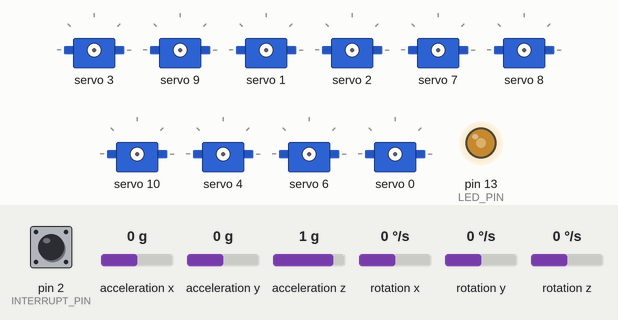
The sketch below on a simulated Arduino Uno, built with avr-gcc and run on an emulated ATmega328P. Shown: 10 × servo, output pins drawn as LEDs (lit = HIGH). The inputs (shaded band) are chosen by the test bench; at power-on: acceleration x 0 g, pin 2 (INTERRUPT_PIN) LOW, acceleration y 0 g, acceleration z 1 g, rotation x 0 °/s, rotation y 0 °/s, rotation z 0 °/s. The sensor or clock chip raises its interrupt line as the real part does; what the sketch prints to the serial monitor is not drawn.

Above: at 1.7 s.
1.8 s: acceleration x set to -1.4 g
4.8 s: pin 2 (INTERRUPT_PIN) pulled HIGH for 0.15 s
At 6.14 s:
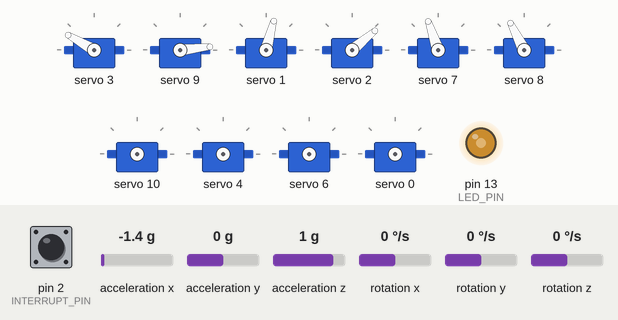
7.8 s: acceleration y set to -1.4 g
At 10.49 s:
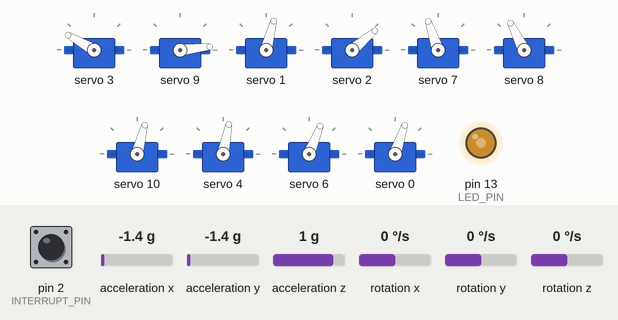
10.8 s: acceleration x set to 0 g
At 11.15 s:
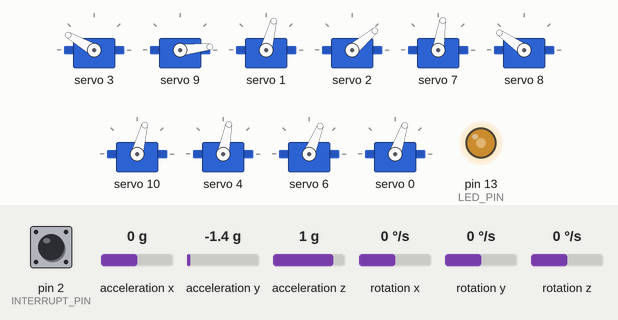
13.8 s: acceleration y set to 0.8 g
At 16.52 s:
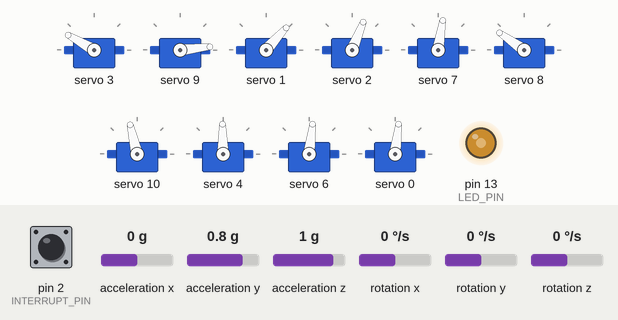
16.8 s: acceleration x set to 0.1 g
Timing chart, 0 to 22.5 s (numbered marks = the images above; inputs shaded):
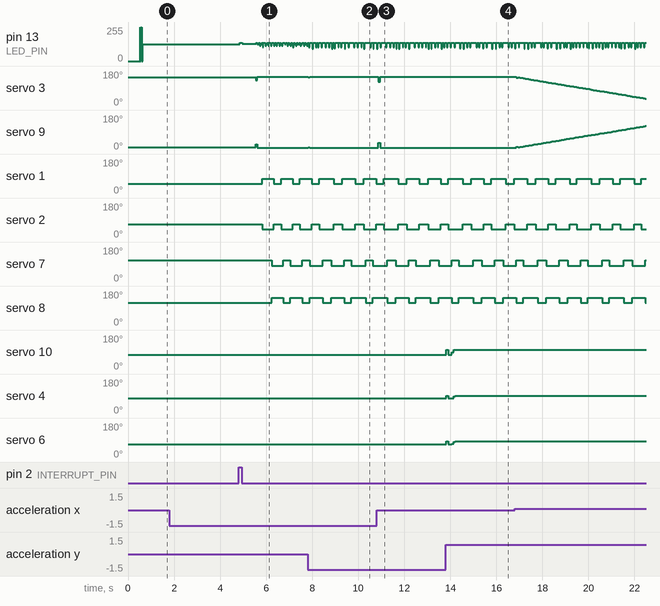

Measured:
- after the input at 1.8 s, every drawn part: stays the same
- after the input at 7.8 s, servo 3: 150° → 148° at once, → 150° 0.07 s later; servo 9: 6° → 8° at once, → 6° 0.07 s later
- after the input at 10.8 s, servo 3: 150° → 124° after 0.08 s, → 150° 0.07 s later; servo 9: 6° → 32° after 0.08 s, → 6° 0.07 s later
- after the input at 13.8 s, servo 4: 79° → 91° at once, → 79° 0.07 s later, → 88° 0.25 s later, → 91° 0.07 s later; servo 0: 71° → 83° at once, → 71° 0.07 s later, → 82° 0.25 s later, → 83° 0.07 s later
- by itself, servo 1: alternates 75° for 0.62 s and 48° for 0.31 s
- by itself, servo 2: alternates 68° for 0.31 s and 40° for 0.62 s
- by itself, servo 7: alternates 109° for 0.34 s and 81° for 0.59 s
- by itself, servo 8: alternates 145° for 0.59 s and 117° for 0.34 s

The sketch:

MPU6050_selfBalancingXY_V2.ino
```cpp
/*
 * Starting with self balancing from front to back and then left to right.
 */

#include "I2Cdev.h"
#include "MPU6050_6Axis_MotionApps20.h"
#if I2CDEV_IMPLEMENTATION == I2CDEV_ARDUINO_WIRE
    #include "Wire.h"
#endif

#include <PID_v1.h>
#include <Adafruit_PWMServoDriver.h>
// called this way, it uses the default address 0x40
Adafruit_PWMServoDriver pwm = Adafruit_PWMServoDriver();
#define SERVOMIN  150 // this is the 'minimum' pulse length count (out of 4096)
#define SERVOMAX  500 //this is the 'maximum' pulse length count (out of 4096)
#define SERVOS_ARRAY_SIZE 16
//Home positions                        |-Left(Black) leg| x  |-Right(White) leg|  x RA LA  x  x
//Home positions                         0  1    2   3   4  5   6   7    8  9  10 11 12 13 14 15
//int homePositions[SERVOS_ARRAY_SIZE] = {-8, 0, -90, 15, 15, 0, -5, 15, 176, 0, 55, 0, 0, 0, 0, 0};
//int targetPositions[SERVOS_ARRAY_SIZE];
//long currentPosition[SERVOS_ARRAY_SIZE] = {0, 0, 0, 0, 0, 0, 0, 0, 0, 0, 0, 0, 0, 0 ,0, 0};

//Servo legs identifiers
#define hipFB_R 9 //Hip front back
#define hipFB_L 3
#define hipLR_R 10 //Hip left right
#define hipLR_L 4
#define ankleLR_R 6
#define ankleLR_L 0

#define CONTRPOS1 -70//Leg up --
#define CONTRPOS2 -20//++
#define CONTRPOS7 85//++
#define CONTRPOS8 106//--
#define EXTENPOS1 0
#define EXTENPOS2 -90
#define EXTENPOS7 15
#define EXTENPOS8 176

unsigned long prevStabMillis = 0;
int stabilizationWaitMillis = 5000;
boolean doneStabilizing = false;
unsigned long previousMillisStep = 0;
int millisBetweenStep = 400;
unsigned long previousMillisSpeed = 0;
unsigned long previousMillisContractedL = 0;
unsigned long previousMillisContractedR = 0;
int contractedLegWaitMillis = 300;
boolean isLeftStep = false,
        isContractingLeft = true,
        isContractingRight = true,
        isLeftContracted = false,
        isRightContracted = false;

float Kp = 0.5;
float Ki = 30;
float Kd = 0.05;
//Define Variables we'll be connecting to
double SetpointBF, InputBF, OutputBF,
       SetpointLR, InputLR, OutputLR;
//Specify the links and initial tuning parameters
PID bfPID(&InputBF, &OutputBF, &SetpointBF,Kp,Ki,Kd, DIRECT);
PID lrPID(&InputLR, &OutputLR, &SetpointLR,Kp,Ki,Kd, DIRECT);

// class default I2C address is 0x68
// specific I2C addresses may be passed as a parameter here (MPU6050 mpu(0x69);)
// AD0 low = 0x68 (default for SparkFun breakout and InvenSense evaluation board)
// AD0 high = 0x69
MPU6050 mpu;

#define INTERRUPT_PIN 2  // use pin 2 on Arduino Uno & most boards
#define LED_PIN 13 // (Arduino is 13, Teensy is 11, Teensy++ is 6)
bool blinkState = false;

// MPU control/status vars
bool dmpReady = false;  // set true if DMP init was successful
uint8_t mpuIntStatus;   // holds actual interrupt status byte from MPU
uint8_t devStatus;      // return status after each device operation (0 = success, !0 = error)
uint16_t packetSize;    // expected DMP packet size (default is 42 bytes)
uint16_t fifoCount;     // count of all bytes currently in FIFO
uint8_t fifoBuffer[64]; // FIFO storage buffer

// orientation/motion vars
Quaternion q;           // [w, x, y, z]         quaternion container
VectorFloat gravity;    // [x, y, z]            gravity vector
float ypr[3];           // [yaw, pitch, roll]   yaw/pitch/roll container and gravity vector
int duty = 0;

// ================================================================
// ===               INTERRUPT DETECTION ROUTINE                ===
// ================================================================
volatile bool mpuInterrupt = false;     // indicates whether MPU interrupt pin has gone high
void dmpDataReady() {
    mpuInterrupt = true;
}

// ================================================================
// ===                      INITIAL SETUP                       ===
// ================================================================
void setup() {
    // join I2C bus (I2Cdev library doesn't do this automatically)
    #if I2CDEV_IMPLEMENTATION == I2CDEV_ARDUINO_WIRE
        Wire.begin();
        Wire.setClock(400000); // 400kHz I2C clock. Comment this line if having compilation difficulties
    #elif I2CDEV_IMPLEMENTATION == I2CDEV_BUILTIN_FASTWIRE
        Fastwire::setup(400, true);
    #endif

    Serial.begin(115200);
    while (!Serial); // wait for Leonardo enumeration, others continue immediately

    // initialize device
    Serial.println(F("Initializing I2C devices..."));
    mpu.initialize();
    pinMode(INTERRUPT_PIN, INPUT);

    // verify connection
    Serial.println(F("Testing device connections..."));
    Serial.println(mpu.testConnection() ? F("MPU6050 connection successful") : F("MPU6050 connection failed"));

    // load and configure the DMP
    Serial.println(F("Initializing DMP..."));
    devStatus = mpu.dmpInitialize();

    // supply your own gyro offsets here, scaled for min sensitivity
    mpu.setXGyroOffset(108);
    mpu.setYGyroOffset(-12);
    mpu.setZGyroOffset(25);
    mpu.setZAccelOffset(1492); // 1688 factory default for my test chip

    // make sure it worked (returns 0 if so)
    if (devStatus == 0) {
        // turn on the DMP, now that it's ready
        //Serial.println(F("Enabling DMP..."));
        mpu.setDMPEnabled(true);

        // enable Arduino interrupt detection
        //Serial.println(F("Enabling interrupt detection (Arduino external interrupt 0)..."));
        attachInterrupt(digitalPinToInterrupt(INTERRUPT_PIN), dmpDataReady, RISING);
        mpuIntStatus = mpu.getIntStatus();

        // set our DMP Ready flag so the main loop() function knows it's okay to use it
        //Serial.println(F("DMP ready! Waiting for first interrupt..."));
        dmpReady = true;

        // get expected DMP packet size for later comparison
        packetSize = mpu.dmpGetFIFOPacketSize();
    } else {
        // ERROR!
        // 1 = initial memory load failed
        // 2 = DMP configuration updates failed
        // (if it's going to break, usually the code will be 1)
        Serial.print(F("DMP Initialization failed (code "));
        Serial.print(devStatus);
        Serial.println(F(")"));
    }

    // configure LED for output
    pinMode(LED_PIN, OUTPUT);

    pwm.begin();
    pwm.setPWMFreq(60);

    //Move all servos to home
    //Serial.println(F("Seting robot to home state"));
    //initialize();
    //Serial.println(F("End seting robot to home state"));

    bfPID.SetMode(AUTOMATIC);
    bfPID.SetOutputLimits(-176, 176);
    bfPID.SetControllerDirection(REVERSE);
    bfPID.SetSampleTime(30);

    lrPID.SetMode(AUTOMATIC);
    lrPID.SetOutputLimits(-176, 176);
    //bfPID.SetControllerDirection(REVERSE);
    lrPID.SetSampleTime(30);

    SetpointBF = 0;
    SetpointLR = 0;
    prevStabMillis = millis();
}

// ================================================================
// ===                    MAIN PROGRAM LOOP                     ===
// ================================================================
void loop() {
    // if programming failed, don't try to do anything
    if (!dmpReady) return;

    // wait for MPU interrupt or extra packet(s) available
    while (!mpuInterrupt && fifoCount < packetSize) {

        //doneStabilizing
        if(doneStabilizing){
          InputBF = (ypr[1] * 180/M_PI);
          bfPID.Compute();
          //Serial.print(InputBF);Serial.print(F(","));Serial.println(OutputBF);
          //Substract 15 to one servo because the legs have diference in home position
          setServoPosition(hipFB_L, (OutputBF - 15)*-1);
          setServoPosition(hipFB_R, OutputBF);

          InputLR = (ypr[2] * 180/M_PI);
          //A dead spot to avoid cotinius equilibration movent
          if(abs(InputLR) >= 2) {
            lrPID.Compute();
            //Serial.print(InputLR);Serial.print(F(","));Serial.println(OutputLR);
            //Constraint the output to avoid servos going out of limits
            double constraintOutput, tempOutputLR;
            tempOutputLR = (OutputLR-55)*-1;
            //constraintOutput = constrain(tempOutputLR, -150, 90);
            constraintOutput = constrain(tempOutputLR, 0, 70);
            duty = map(constraintOutput, -176, 176, SERVOMIN, SERVOMAX);
            pwm.setPWM(hipLR_R, 0, duty);
            //setServoPosition(hipLR_R, constraintOutput);
            tempOutputLR = (OutputLR-15)*-1;
            //constraintOutput = constrain(tempOutputLR, -10, 150);
            constraintOutput = constrain(tempOutputLR, 10, 40);
            duty = map(constraintOutput, -176, 176, SERVOMIN, SERVOMAX);
            pwm.setPWM(hipLR_L, 0, duty);
            //setServoPosition(hipLR_L, constraintOutput);
            //constraintOutput = constrain(OutputLR, -40, 40);
            constraintOutput = constrain(OutputLR, -20, 20);
            duty = map(constraintOutput*-1, -176, 176, SERVOMIN, SERVOMAX);
            pwm.setPWM(ankleLR_R, 0, duty);
            //setServoPosition(ankleLR_R, constraintOutput*-1);
            //constraintOutput = constrain(OutputLR, -40, 30);
            constraintOutput = constrain(OutputLR, -20, 10);
            duty = map(constraintOutput*-1, -176, 176, SERVOMIN, SERVOMAX);
            pwm.setPWM(ankleLR_L, 0, duty);
            //setServoPosition(ankleLR_L, constraintOutput*-1);
          }

          //=====In place steps=====
          //Steps ankleL 1, KneeL 2, ankleR 7, KneeR 8
          if(millis() - previousMillisStep > millisBetweenStep) {
            previousMillisStep = millis();
            isLeftStep = !isLeftStep;
            isContractingLeft = true;
            isLeftContracted = false;
            isContractingRight = true;
            isRightContracted = false;
            //Serial.print(F("Contractting left leg? "));
            //Serial.println(isLeftStep);
          }
          //==== Left leg ====
          if(isLeftStep) {
            if(isContractingLeft && !isLeftContracted) {
              duty = map(CONTRPOS1, -176, 176, SERVOMIN, SERVOMAX);
              pwm.setPWM(1, 0, duty);
              duty = map(CONTRPOS2, -176, 176, SERVOMIN, SERVOMAX);
              pwm.setPWM(2, 0, duty);
              isContractingLeft = false;
              previousMillisContractedL = millis();
            } else if(!isLeftContracted) {
              if(millis() - previousMillisContractedL > contractedLegWaitMillis) {
                duty = map(EXTENPOS1, -176, 176, SERVOMIN, SERVOMAX);
                pwm.setPWM(1, 0, duty);
                duty = map(EXTENPOS2, -176, 176, SERVOMIN, SERVOMAX);
                pwm.setPWM(2, 0, duty);
                isLeftContracted = true;
              }
            }
          }
          //==== Right leg =====
          if (!isLeftStep) {
            if(isContractingRight && !isRightContracted) {
              duty = map(CONTRPOS7, -176, 176, SERVOMIN, SERVOMAX);
              pwm.setPWM(7, 0, duty);
              duty = map(CONTRPOS8, -176, 176, SERVOMIN, SERVOMAX);
              pwm.setPWM(8, 0, duty);
              isContractingRight = false;
              previousMillisContractedR = millis();
            } else if(!isRightContracted) {
              if(millis() - previousMillisContractedR > contractedLegWaitMillis) {
                duty = map(EXTENPOS7, -176, 176, SERVOMIN, SERVOMAX);
                pwm.setPWM(7, 0, duty);
                duty = map(EXTENPOS8, -176, 176, SERVOMIN, SERVOMAX);
                pwm.setPWM(8, 0, duty);
                isRightContracted = true;
              }
            }
          }
        }else{
          if(millis() - prevStabMillis > stabilizationWaitMillis) {
            doneStabilizing = true;
          }
        }

    }

    // reset interrupt flag and get INT_STATUS byte
    mpuInterrupt = false;
    mpuIntStatus = mpu.getIntStatus();

    // get current FIFO count
    fifoCount = mpu.getFIFOCount();

    // check for overflow (this should never happen unless our code is too inefficient)
    if ((mpuIntStatus & 0x10) || fifoCount == 1024) {
        // reset so we can continue cleanly
        mpu.resetFIFO();
        Serial.println(F("FIFO overflow!"));

    // otherwise, check for DMP data ready interrupt (this should happen frequently)
    } else if (mpuIntStatus & 0x02) {
        // wait for correct available data length, should be a VERY short wait
        while (fifoCount < packetSize) fifoCount = mpu.getFIFOCount();

        // read a packet from FIFO
        mpu.getFIFOBytes(fifoBuffer, packetSize);

        // track FIFO count here in case there is > 1 packet available
        // (this lets us immediately read more without waiting for an interrupt)
        fifoCount -= packetSize;

        // display Euler angles in degrees
        mpu.dmpGetQuaternion(&q, fifoBuffer);
        mpu.dmpGetGravity(&gravity, &q);
        mpu.dmpGetYawPitchRoll(ypr, &q, &gravity);

        // blink LED to indicate activity
        blinkState = !blinkState;
        digitalWrite(LED_PIN, blinkState);
    }
}

void setServoPosition(uint8_t servoNumber, double servoPosition){
  //Serial.print(F("Seting servo "));Serial.print(servoNumber);Serial.print(F(" To pos "));Serial.println(servoPosition);
  duty = map(servoPosition, -176, 176, SERVOMIN, SERVOMAX);
  pwm.setPWM(servoNumber, 0, duty);
}

/*void initialize() {
  int i;
  for (i = 0; i < SERVOS_ARRAY_SIZE ;i++) {
    setServoPosition(i, homePositions[i]);//Moving servos to home
  }
}*/
```
